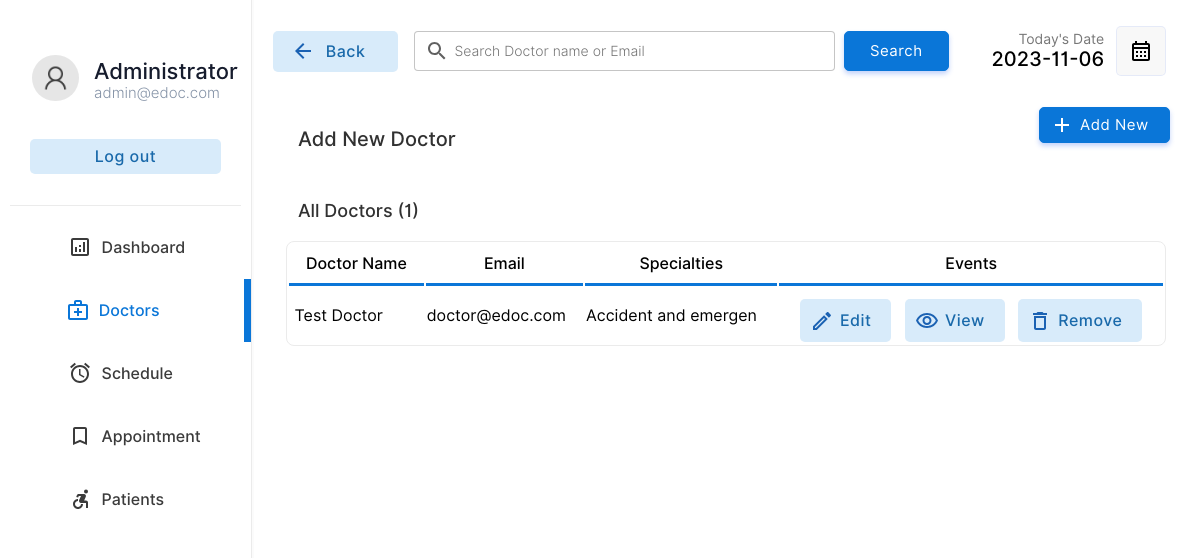
Before: /doctor/doctors.php (signed in) with the older database file.
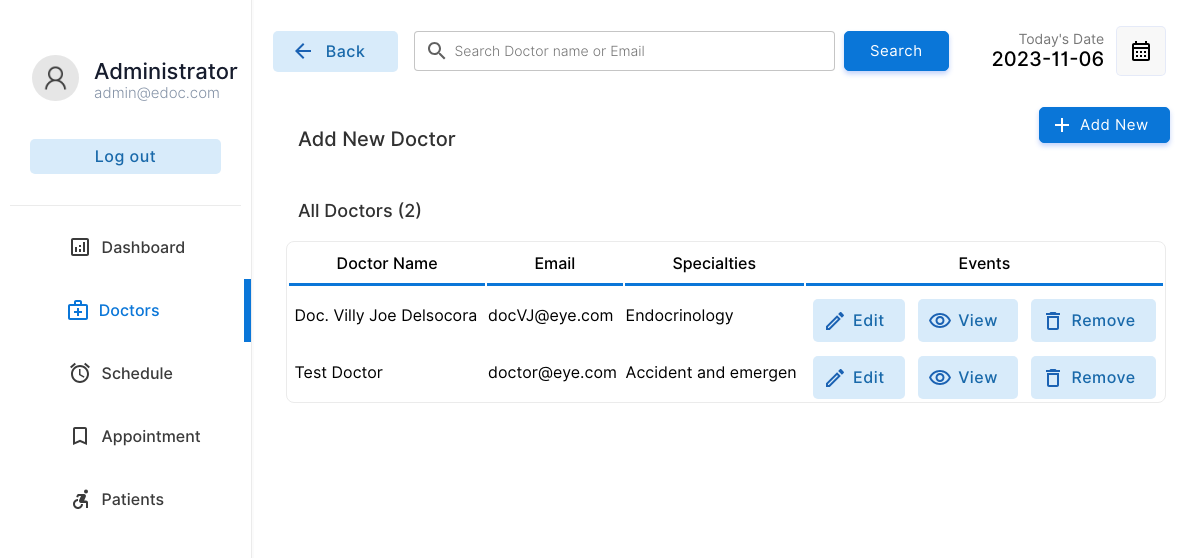
After: the same page with the newer database file.
### tables this page shows
CREATE TABLE `doctor` (
  `docid` int(11) NOT NULL,
  `docemail` varchar(255) DEFAULT NULL,
  `docname` varchar(255) DEFAULT NULL,
  `docpassword` varchar(255) DEFAULT NULL,
  `docnic` varchar(15) DEFAULT NULL,
  `doctel` varchar(15) DEFAULT NULL,
  `specialties` int(2) DEFAULT NULL
);

CREATE TABLE `specialties` (
  `id` int(2) NOT NULL,
  `sname` varchar(50) DEFAULT NULL
);

### doctor/doctors.php (the view, shortened to what this page needs)
<!DOCTYPE html>
<html lang="en">
<head>
    <link rel="stylesheet" href="../css/animations.css">
    <link rel="stylesheet" href="../css/main.css">
    <link rel="stylesheet" href="../css/admin.css">
</head>
<body>
    <?php
    include("../connection.php");
    ?>
    <div class="container">
        <div class="menu">
            <table class="menu-container" border="0">
                <tr>
                    <td style="padding:10px" colspan="2">
                        <table border="0" class="profile-container">
                            <tr>
                                <td width="30%" style="padding-left:20px" >
                                    <img src="../img/user.png" alt="" width="100%" style="border-radius:50%">
                                </td>
                                <td style="padding:0px;margin:0px;">
                                    <p class="profile-title">Administrator</p>
                                    <p class="profile-subtitle">admin@edoc.com</p>
                                </td>
                            </tr>
                            <tr>
                                <td colspan="2">
                                <a href="../logout.php" ><input type="button" value="Log out" class="logout-btn btn-primary-soft btn"></a>
                                </td>
                            </tr>
                    </table>
                    </td>
                </tr>
                <tr class="menu-row" >
                    <td class="menu-btn menu-icon-dashbord" >
                        <a href="index.php" class="non-style-link-menu"><div><p class="menu-text">Dashboard</p></a></div></a>
                <tr class="menu-row">
                    <td class="menu-btn menu-icon-doctor menu-active menu-icon-doctor-active">
                        <a href="doctors.php" class="non-style-link-menu non-style-link-menu-active"><div><p class="menu-text">Doctors</p></a></div>
                <tr class="menu-row" >
                    <td class="menu-btn menu-icon-schedule">
                        <a href="schedule.php" class="non-style-link-menu"><div><p class="menu-text">Schedule</p></div></a>
                    </td>
                </tr>
                <tr class="menu-row">
                    <td class="menu-btn menu-icon-appoinment">
                        <a href="appointment.php" class="non-style-link-menu"><div><p class="menu-text">Appointment</p></a></div>
                    </td>
                </tr>
                <tr class="menu-row" >
                    <td class="menu-btn menu-icon-patient">
                        <a href="patient.php" class="non-style-link-menu"><div><p class="menu-text">Patients</p></a></div>
                    </td>
                </tr>
        <div class="dash-body">
            <table border="0" width="100%" style=" border-spacing: 0;margin:0;padding:0;margin-top:25px; ">
                <tr >
                    <td width="13%">
                        <a href="doctors.php" ><button  class="login-btn btn-primary-soft btn btn-icon-back"  style="padding-top:11px;padding-bottom:11px;margin-left:20px;width:125px"><font class="tn-in-text">Back</font></button></a>
                    </td>
                    <td>
                        <form action="" method="post" class="header-search">
                            <input type="search" name="search" class="input-text header-searchbar" placeholder="Search Doctor name or Email" list="doctors">&nbsp;&nbsp;
                            <?php
                                $list11 = $database->query("select  docname,docemail from  doctor;");
?>
                            <input type="Submit" value="Search" class="login-btn btn-primary btn" style="padding-left: 25px;padding-right: 25px;padding-top: 10px;padding-bottom: 10px;">
                        </form>
                    </td>
                    <td width="15%">
                        <p style="font-size: 14px;color: rgb(119, 119, 119);padding: 0;margin: 0;text-align: right;">
                            Today's Date
                        </p>
                        <p class="heading-sub12" style="padding: 0;margin: 0;">
                            <?php
                        $date = date('Y-m-d');
                        echo $date;
                        ?>
                        </p>
                    </td>
                    <td width="10%">
                        <button  class="btn-label"  style="display: flex;justify-content: center;align-items: center;"><img src="../img/calendar.svg" width="100%"></button>
                    </td>
                </tr>
                <tr >
                    <td colspan="2" style="padding-top:30px;">
                        <p class="heading-main12" style="margin-left: 45px;font-size:20px;color:rgb(49, 49, 49)">Add New Doctor</p>
                    </td>
                    <td colspan="2">
                        <a href="?action=add&id=none&error=0" class="non-style-link"><button  class="login-btn btn-primary btn button-icon"  style="display: flex;justify-content: center;align-items: center;margin-left:75px;background-image: url('../img/icons/add.svg');">Add New</font></button>
                            </a></td>
                </tr>
                <tr>
                    <td colspan="4" style="padding-top:10px;">
                        <p class="heading-main12" style="margin-left: 45px;font-size:18px;color:rgb(49, 49, 49)">All Doctors (<?php echo $list11->num_rows; ?>)</p>
                    </td>
                </tr>
                <?php
                    if($_POST){
                        $keyword=$_POST["search"];
                        $sqlmain= "select * from doctor where docemail='$keyword' or docname='$keyword' or docname like '$keyword%' or docname like '%$keyword' or docname like '%$keyword%'";
                    }else{
                        $sqlmain= "select * from doctor order by docid desc";
                    }
                ?>
                <tr>
                   <td colspan="4">
                       <center>
                        <div class="abc scroll">
                        <table width="93%" class="sub-table scrolldown" border="0">
                        <thead>
                        <tr>
                                <th class="table-headin">
                                Doctor Name
                                </th>
                                <th class="table-headin">
                                    Email
                                </th>
                                <th class="table-headin">
                                    Specialties
                                </th>
                                <th class="table-headin">
                                    Events
                                </tr>
                        </thead>
                        <tbody>
                            <?php
                                $result= $database->query($sqlmain);
                                if($result->num_rows==0){
                                    echo '<tr>
                                    <td colspan="4">
                                    <br><br><br><br>
                                    <center>
                                    <img src="../img/notfound.svg" width="25%">
                                    <br>
                                    <p class="heading-main12" style="margin-left: 45px;font-size:20px;color:rgb(49, 49, 49)">We  couldnt find anything related to your keywords !</p>
                                    <a class="non-style-link" href="doctors.php"><button  class="login-btn btn-primary-soft btn"  style="display: flex;justify-content: center;align-items: center;margin-left:20px;">&nbsp; Show all Doctors &nbsp;</font></button>
                                    </a>
                                    </center>
                                    <br><br><br><br>
                                    </td>
                                    </tr>';
                                }
                                else{
                                for ( $x=0; $x<$result->num_rows;$x++){
                                    $row=$result->fetch_assoc();
                                    $docid=$row["docid"];
                                    $name=$row["docname"];
                                    $email=$row["docemail"];
                                    $spe=$row["specialties"];
                                    $spcil_res= $database->query("select sname from specialties where id='$spe'");
                                    $spcil_array= $spcil_res->fetch_assoc();
                                    $spcil_name=$spcil_array["sname"];
                                    echo '<tr>
                                        <td> &nbsp;'.
                                        substr($name,0,30)
                                        .'</td>
                                        <td>
                                        '.substr($email,0,20).'
                                        </td>
                                        <td>
                                            '.substr($spcil_name,0,20).'
                                        </td>
                                        <td>
                                        <div style="display:flex;justify-content: center;">
                                        <a href="?action=edit&id='.$docid.'&error=0" class="non-style-link"><button  class="btn-primary-soft btn button-icon btn-edit"  style="padding-left: 40px;padding-top: 12px;padding-bottom: 12px;margin-top: 10px;"><font class="tn-in-text">Edit</font></button></a>
                                        &nbsp;&nbsp;&nbsp;
                                        <a href="?action=view&id='.$docid.'" class="non-style-link"><button  class="btn-primary-soft btn button-icon btn-view"  style="padding-left: 40px;padding-top: 12px;padding-bottom: 12px;margin-top: 10px;"><font class="tn-in-text">View</font></button></a>
                                       &nbsp;&nbsp;&nbsp;
                                       <a href="?action=drop&id='.$docid.'&name='.$name.'" class="non-style-link"><button  class="btn-primary-soft btn button-icon btn-delete"  style="padding-left: 40px;padding-top: 12px;padding-bottom: 12px;margin-top: 10px;"><font class="tn-in-text">Remove</font></button></a>
                                        </div>
                                        </td>
                                    </tr>';
                                }
                            }
                            ?>
                            </tbody>
                        </table>
                        </div>
                        </center>
                   </td>
                </tr>
            </table>
        </div>
</body>
</html>

### css/main.css (style rules this page uses)
:root { --primarycolor: #0A76D8; --primarycolorhover: #006dd3; --btnice:#D8EBFA; --btnnicetext:#1b62b3; }
body { margin: 0; padding: 0; border-spacing: 0; font-family: 'Inter', sans-serif; }
.input-text { border-radius: 4px; border: 0.5px solid rgb(226, 226, 226); padding: 10px; width: 92%; transition: 0.2s; outline: none; }
.input-text { border: 1px solid #e9ecef; font-size: 14px; line-height: 26px; background-color: #fff; display: block; width: 100%; padding: .375rem .75rem; font-weight: 300; line-height: 1.5; color: #212529; background-color: #fff; background-clip: padding-box; -webkit-appearance: none; -moz-appearance: none; appearance: none; border-radius: .25rem; transition: border-color .15s ease-in-out,box-shadow .15s ease-in-out; }
.input-text::placeholder { font-family: 'Inter', sans-serif; }
.btn { cursor: pointer; padding: 8px 20px; outline: none; text-decoration: none; font-size: 15px; letter-spacing: 0.5px; transition: all 0.3s; border-radius: 5px; font-family: 'Inter', sans-serif; }
.btn-primary { background-color: var(--primarycolor) ; border: 1px solid var(--primarycolor) ; color: #fff ; box-shadow: 0 3px 5px 0 rgba(57,108,240,0.3); }
.btn-primary-soft { background-color: #D8EBFA ; color: #1969AA; font-weight: 500; font-size: 16px; border: none; }
.non-style-link:link, .non-style-link:visited, .non-style-link:hover, .non-style-link:active { text-decoration: none; color: rgb(43, 43, 43); }
.btn-label { margin-left: 10px; padding: 12px 12px; outline: none; text-decoration: none; font-size: 15px; letter-spacing: 0.5px; transition: all 0.3s; border-radius: 5px; background-color: #f0f0f073; border: 1px solid rgba(57,108,240,0.1) ; font-family: 'Inter', sans-serif; }
.sub-table { border: 1px solid #ebebeb; border-radius: 8px; }
.table-headin { font-size: 16px; font-weight: 500; padding: 10px; border-bottom: 3px solid var(--primarycolor); }
.abc { width: 100%; height: 550px; overflow: auto; }
input[type=search] { background-image: url('../img/search.svg'); background-position: 10px 50%; background-repeat: no-repeat; transition: 0.5s; padding: 8px 20px 8px 40px; }
.button-icon { background-position: 10px 50%; background-repeat: no-repeat; transition: 0.5s; padding: 8px 20px 8px 40px; }
.menu-btn { padding:6px; color: #3b3b3b; background-position: 30% 50%; background-repeat: no-repeat; transition: 0.5s; }
.menu-text { padding-left: 40%; font-weight: 500; font-size: 16px; }
.menu-active { color: var(--primarycolor); border-right: 7px solid var(--primarycolor); background-color: var(); }
.non-style-link-menu:link, .non-style-link-menu:visited, .non-style-link-menu:active { text-decoration: none; color: #3b3b3b; }
.non-style-link-menu-active:link, .non-style-link-menu-active:visited, .non-style-link-menu-active:active { text-decoration: none; color: var(--primarycolor); }
.menu-icon-dashbord { background-image: url('../img/icons/dashboard.svg'); }
.menu-icon-doctor { background-image: url('../img/icons/doctors.svg'); }
.menu-icon-schedule { background-image: url('../img/icons/schedule.svg'); }
.menu-icon-appoinment { background-image: url('../img/icons/book.svg'); }
.menu-icon-patient { background-image: url('../img/icons/patients.svg'); }
.menu-icon-doctor:hover,.menu-icon-doctor-active { color: var(--primarycolor); background-image: url('../img/icons/doctors-hover.svg'); }
.btn-icon-back { background-image: url('../img/icons/back-iceblue.svg'); background-position: 18px 50%; background-repeat: no-repeat; transition: 0.5s; padding: 8px 20px 8px 40px; }
.btn-edit { background-image: url('../img/icons/edit-iceblue.svg'); }
.btn-view { background-image: url('../img/icons/view-iceblue.svg'); }
.btn-delete { background-image: url('../img/icons/delete-iceblue.svg'); }

### doctor/doctors.php (style rules this page uses)
.sub-table { animation: transitionIn-Y-bottom 0.5s; }

Changed rows visible on the page:
added doctor: docname "Doc. Villy Joe Delsocora", docemail "docVJ@eye.com", specialties.sname "Endocrinology"
changed doctor "Test Doctor": docemail "doctor@edoc.com" → "doctor@eye.com"
Other visible differences:
$list11->num_rows: "1" → "2"
